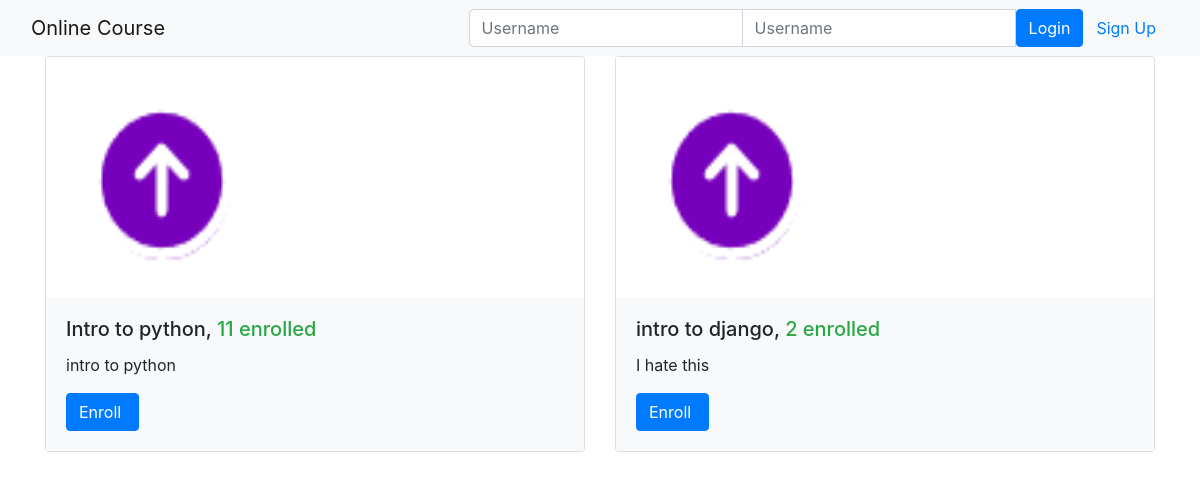
Page /onlinecourse/ on the earlier database version.
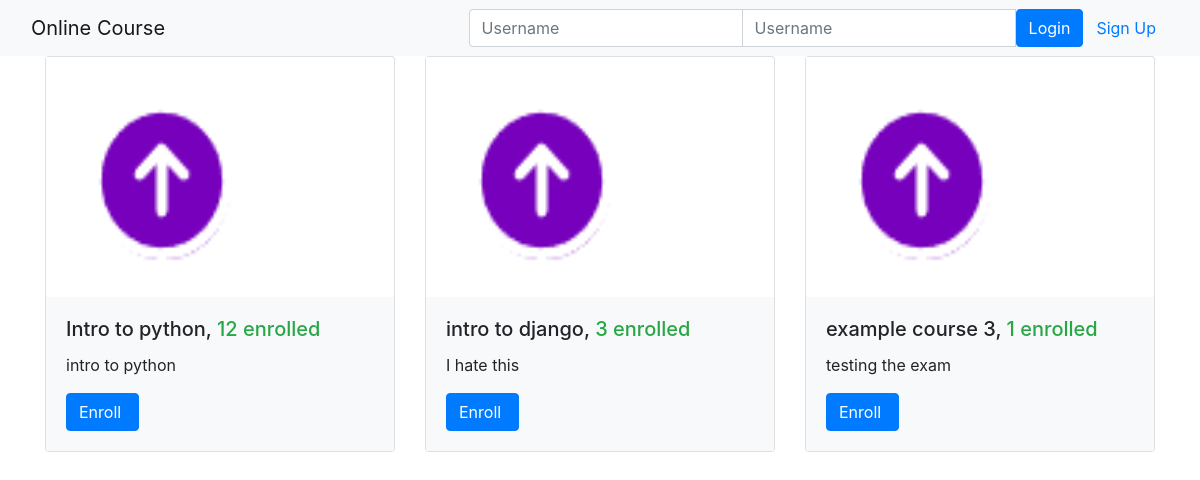
Same page on the later database version.
### onlinecourse/models.py (models this page shows, shortened)
class Course(models.Model):
    name = models.CharField(null=False, max_length=30, default='online course')
    image = models.ImageField(upload_to='course_images/')
    description = models.CharField(max_length=1000)
    pub_date = models.DateField(null=True)
    instructors = models.ManyToManyField(Instructor)
    users = models.ManyToManyField(settings.AUTH_USER_MODEL, through='Enrollment')
    total_enrollment = models.IntegerField(default=0)
    is_enrolled = False

### onlinecourse/views.py (the view)
class CourseListView(generic.ListView):
    template_name = 'onlinecourse/course_list_bootstrap.html'
    context_object_name = 'course_list'
    def get_queryset(self):
        user = self.request.user
        courses = Course.objects.order_by('-total_enrollment')[:10]
        for course in courses:
            if user.is_authenticated:
                course.is_enrolled = check_if_enrolled(user, course)
        return courses

### onlinecourse/templates/onlinecourse/course_list_bootstrap.html (shortened to what this page needs)
<!DOCTYPE html>
<html lang="en">
<head>
    {% load static %}
    <link rel="stylesheet" href="https://maxcdn.bootstrapcdn.com/bootstrap/4.5.2/css/bootstrap.min.css">
</head>
<body>
    <nav class="navbar navbar-light bg-light">
        <div class="container-fluid">
            <div class="navbar-header">
                  <a class="navbar-brand" href="#">Online Course</a>
            </div>
            <ul class="nav navbar-nav navbar-right">
                {% if user.is_authenticated %}
                <li>
                    <a class="btn btn-link" href="#">{{ user.first_name }}({{ user.username }})</a>
                    <a class="btn btn-link" href="{% url 'onlinecourse:logout' %}">Logout</a>
                </li>
                {% else %}
                <li>
                    <form class="form-inline" action="{% url 'onlinecourse:login' %}" method="post">
                        <div class="input-group">
                            <input type="text" class="form-control" placeholder="Username" name="username" >
                            <input type="password" class="form-control" placeholder="Username" name="psw" >
                            <button class="btn btn-primary" type="submit">Login</button>
                            <a class="btn btn-link" href="{% url 'onlinecourse:registration' %}">Sign Up</a>
                        </div>
                    </form>
                </li>
                {% endif %}
            </ul>
        </div>
    </nav>
    {% if course_list %}
        <div class="container">
            <div class="card-deck">
                {% for course in course_list %}
                         <div class="card" style="width: 36rem;">
                          <img class="card-img-left" src="{{MEDIA_URL}}/{{ course.image }}" width="240px" height="240px"
                               alt="Course image">
                          <div class="card-body bg-light">
                              <h5 class="card-title">{{ course.name }}, <span class="text-success">
                                  {{ course.total_enrollment}} enrolled</span></h5>
                            <p class="card-text">{{ course.description}}</p>
                            <form action="{% url 'onlinecourse:enroll' course.id %}" method="post">
                                  <input class="btn btn-primary"  type="submit"
                                         value="{% if course.is_enrolled %}Enter{% else %}Enroll{% endif %} ">
                            </form>
                          </div>
                        </div>
                {% endfor %}
            </div>
        </div>
    {% else %}
        <p>No courses are available.</p>
    {% endif %}
</body>
</html>

Differences in the rows shown:
changed Course "Intro to python": total_enrollment "11" → "12"
changed Course "intro to django": total_enrollment "2" → "3"
added Course: image (picture), name "example course 3", total_enrollment "1", description "testing the exam", is_enrolled "Enroll"
